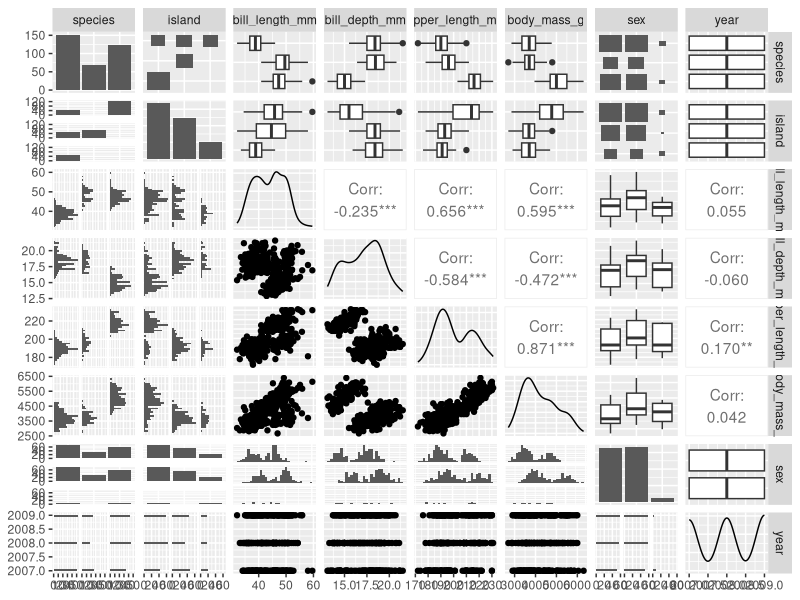
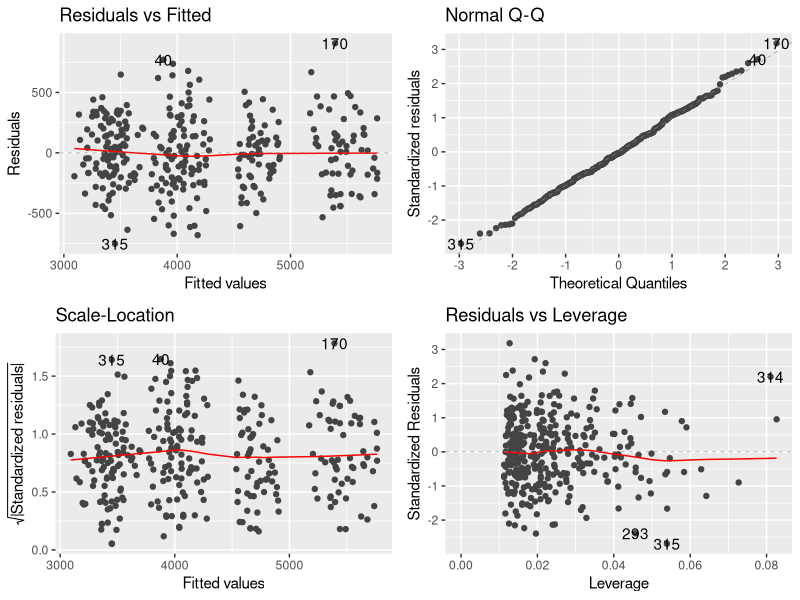

Write the R code that produced these figures, in order.
## ---- chunk 1
library(knitr)
knitr::opts_chunk$set(echo = TRUE,tidy=TRUE,message=FALSE,warning=FALSE,strip.white=TRUE,prompt=FALSE,
                      cache=TRUE, size="scriptsize",fig.width=4, fig.height=3,fig.align = "center")
## ---- chunk 2
# install.packages("knitr") #probably already installed
# install.packages("rmarkdown") #probably already installed
# install.packages("ggplot2") #plotting with ggplot
# install.packages("palmerpenguins")
# install.packages("ggfortify") # For model checking
# install.packages("MASS")
# install.packages("class")
# install.packages("pROC")
# install.packages("plotROC")
# install.packages("boot")
library("knitr")
library("rmarkdown")
library("palmerpenguins")
## ---- chunk 3
library(palmerpenguins) # Contains the data set "penguins".
data(penguins)
head(penguins)
## ---- chunk 4
library(GGally)
ggpairs(penguins)
## ---- chunk 5
############## =^._.^= ~~~Oskar and Halvor'S CODE~~~ =^._.^= ##############
############## install.packages('palmerpenguins') # Run if you haven't installed this before.
library(ggfortify)
library(palmerpenguins) # Contains the data set 'penguins'.
data(penguins)
# We do not discard island, as the pairs plot suggests a correlation with body mass.
Penguins <- subset(penguins, select = -c(year))

# Fit the model as specified in advance based on expert knowledge with the inclusion of island:
penguin.model <- lm(body_mass_g ~ flipper_length_mm + sex + bill_depth_mm * species + island,
data = Penguins)

# Look at the model coefficients
summary(penguin.model)$coefficients
anova(penguin.model)

# We see from the f test that island is likely not important after all. We do, however, see that the interaction term and species are indeed significant.

# Fit final model with sex
final.model <- lm(body_mass_g ~ flipper_length_mm + bill_depth_mm * species + sex, data = Penguins)

summary(final.model)
anova(final.model)

autoplot(final.model,smooth.colour="red")
## ---- chunk 6
library(tidyverse)
library(GGally)
# Create a new boolean variable indicating whether or not the penguin is an
# Adelie penguin
Penguins$adelie <- ifelse(Penguins$species == "Adelie", 1, 0)
# Select only relevant variables and remove all rows with missing values in body
# mass, flipper length, sex or species.
Penguins_reduced <- Penguins %>% dplyr::select(body_mass_g, flipper_length_mm, adelie) %>%
mutate(body_mass_g = as.numeric(body_mass_g), flipper_length_mm = as.numeric(flipper_length_mm)) %>%drop_na()
set.seed(4268)
# 70% of the sample size for training set
training_set_size <- floor(0.7 * nrow(Penguins_reduced))
train_ind <- sample(seq_len(nrow(Penguins_reduced)), size = training_set_size)
train <- Penguins_reduced[train_ind, ]
test <- Penguins_reduced[-train_ind, ]
## ---- chunk 7
penguin.glm = glm(adelie ~ ., data=train, family="binomial")
penguin.glm.probs = predict(penguin.glm, type="response", newdata=test)
penguin.glm.preds = ifelse(penguin.glm.probs > 0.5, 1, 0)
conf.glm = table(penguin.glm.preds, test$adelie)
## ---- chunk 8
library(MASS)
penguin.qda = qda(adelie ~ ., data=train)
penguin.qda.probs = predict(penguin.qda, newdata=test)$posterior
penguin.qda.preds = predict(penguin.qda, newdata=test)$class
conf.qda = table(penguin.qda.preds, test$adelie)
## ---- chunk 9
penguin.glm = glm(adelie ~ ., data=train, family="binomial")
penguin.glm.probs = predict(penguin.glm, type="response", newdata=test)
penguin.glm.preds = ifelse(penguin.glm.probs > 0.5, 1, 0)
table(penguin.glm.preds, test$adelie)
